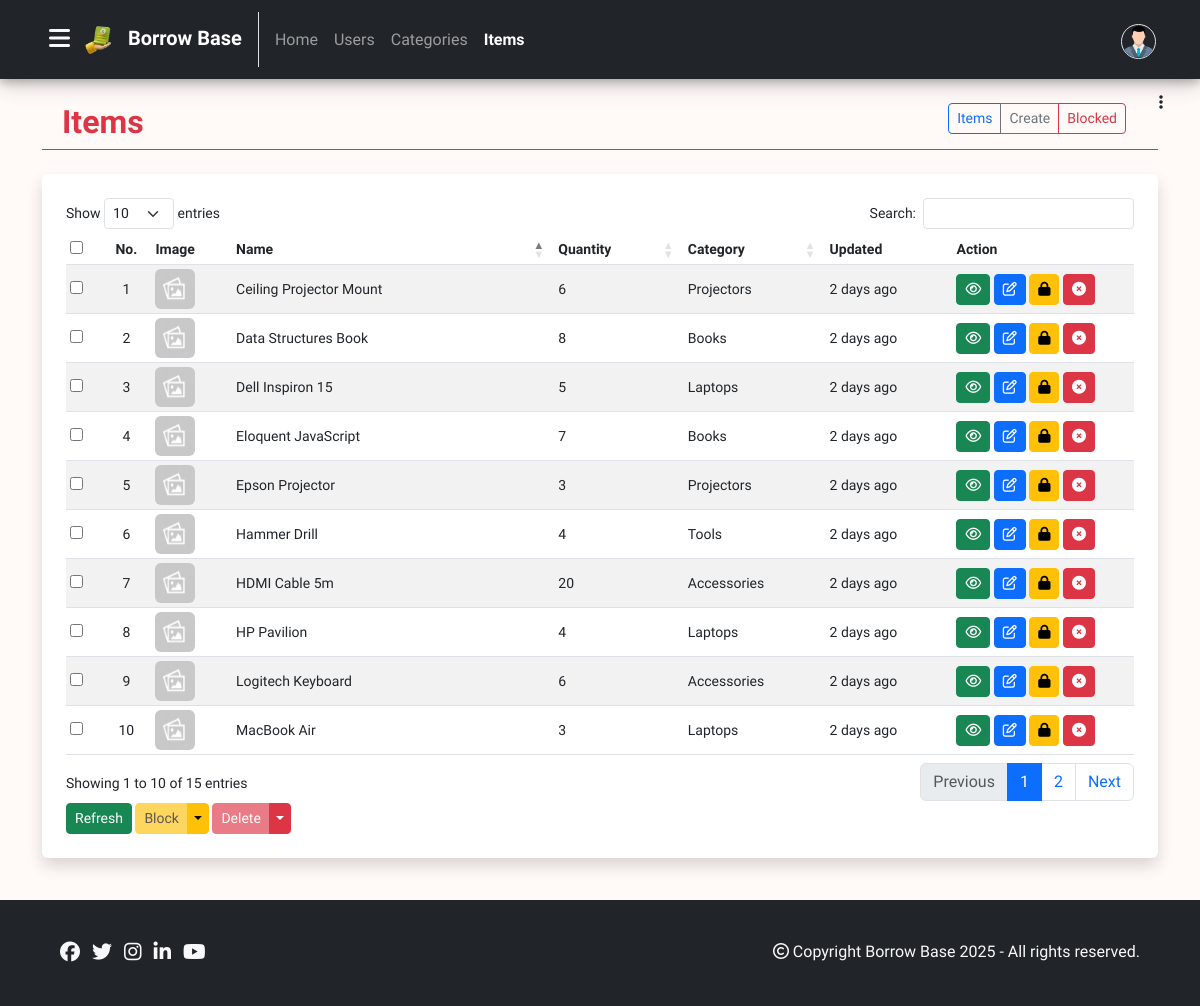
The app's page /admin/items/index.php (signed in) with its own data.
### tables this page shows
CREATE TABLE `items` (
  `id` INT(11) NOT NULL AUTO_INCREMENT PRIMARY KEY,
  `name` varchar(255) NOT NULL,
  `description` text NOT NULL,
  `quantity` int(11) NOT NULL,
  `category_id` int(11) DEFAULT NULL,
  `image` varchar(255) DEFAULT NULL,
  `status` tinyint(1) NOT NULL DEFAULT 1,
  `created_at` datetime NOT NULL DEFAULT current_timestamp(),
  `updated_at` datetime NOT NULL DEFAULT current_timestamp(),
  FOREIGN KEY (`category_id`) REFERENCES `categories`(`id`) ON DELETE SET NULL ON UPDATE CASCADE
);

CREATE TABLE `categories` (
  `id` INT(11) NOT NULL AUTO_INCREMENT PRIMARY KEY,
  `name` varchar(255) NOT NULL,
  `image` varchar(255) DEFAULT NULL,
  `status` tinyint(1) DEFAULT 1,
  `created_at` datetime NOT NULL DEFAULT current_timestamp(),
  `updated_at` datetime NOT NULL DEFAULT current_timestamp()
);

### admin/items/variables.php (called while the page is built, shortened)
<?php
$plural = "items";
?>

### logics/db.php (called while the page is built, shortened)
<?php
class db
{
	private $dbHost = "localhost";
	private $dbUser = "root";
	private $dbPassword = "";
	private $dbName = "borrow_base";
	private $mysqli = "";
	private $conn = false;
	public function __construct()
	{
		if(!$this->conn)
		{
			$this->mysqli = new mysqli($this->dbHost, $this->dbUser, $this->dbPassword, $this->dbName);
			$this->conn = true;
		}
		else
		{
			return true;
		}
	}
	public function executeSQL($query, $params, $select = false)
	{
	    if (!empty($params))
	    {
	        $bind_names = $this->dynamicallyBindParameters($query, $params);
			$query = $this->mysqli->prepare($query);
	        call_user_func_array(array($query,'bind_param'), $bind_names);
	        $query->execute();
	        if($select)
	        {
	        	$result = $query->get_result()->fetch_all(MYSQLI_ASSOC);
	    	}
	    	else
	    	{
	    		if($query->affected_rows > 0)
		        {
		        	$result = ["queryExecuted" => true, "affectedRows" => $query->affected_rows];
		        }
		        else
		        {
		        	$result = ["queryExecuted" => false, "affectedRows" => 0];
		        }
	    	}
	    }
	    else
	    {
	    	$query = $this->mysqli->prepare($query);
	        $query->execute();
	        if($select)
	        {
	        	$result = $query->get_result()->fetch_all(MYSQLI_ASSOC);
	    	}
	    }
	    return $result;
	}
	public function timestampToCustomHumanReadable($timestamp) {
        $currentTimestamp = time();
        $timeDifference = abs($currentTimestamp - $timestamp);
        $secondsPerMinute = 60;
        $secondsPerHour = $secondsPerMinute * 60;
        $secondsPerDay = $secondsPerHour * 24;
        $secondsPerWeek = $secondsPerDay * 7;
        $secondsPerMonth = $secondsPerDay * 30;
        $secondsPerYear = $secondsPerDay * 365;
        if ($timeDifference >= $secondsPerYear) {
            $years = floor($timeDifference / $secondsPerYear);
            return $years . " year" . ($years > 1 ? "s" : "") . " ago";
        } elseif ($timeDifference >= $secondsPerMonth) {
            $months = floor($timeDifference / $secondsPerMonth);
            return $months . " month" . ($months > 1 ? "s" : "") . " ago";
        } elseif ($timeDifference >= $secondsPerWeek) {
            $weeks = floor($timeDifference / $secondsPerWeek);
            return $weeks . " week" . ($weeks > 1 ? "s" : "") . " ago";
        } elseif ($timeDifference >= $secondsPerDay) {
            $days = floor($timeDifference / $secondsPerDay);
            return $days . " day" . ($days > 1 ? "s" : "") . " ago";
        } elseif ($timeDifference >= $secondsPerHour) {
            $hours = floor($timeDifference / $secondsPerHour);
            return $hours . " hour" . ($hours > 1 ? "s" : "") . " ago";
        } else {
            $minutes = floor($timeDifference / $secondsPerMinute);
            return $minutes . " minute" . ($minutes > 1 ? "s" : "") . " ago";
        }
    }
}
?>

### admin/includes/header.php (called while the page is built, shortened)
<?php
include('../../logics/db.php');
$obj = new db();
include('variables.php');
?>

### admin/items/index.php (the view, shortened to what this page needs)
<?php
    include('../includes/header.php');
    $datatable = true;
?>
<!DOCTYPE html>
<html lang="en">
<head>
    <?php include('../includes/head-contents.php'); ?>
</head>
<body>
    <?php include('../includes/admin-navbar.php'); ?>
    <?php include('../includes/admin-sidebar.php'); ?>
    <div class="container my-4">
        <div class="row px-2">
            <div class="col-4">
                <h2 class="text-danger fw-bold"><?php echo ucwords($plural); ?></h2>
            </div>
            <div class="col-8 text-end">
                <div class="btn-group" role="group" aria-label="Basic outlined example">
                    <a href="index.php" type="button" class="btn btn-sm btn-outline-primary"><?php echo ucwords($plural); ?></a>
                    <a href="create.php" type="button" class="btn btn-sm btn-outline-secondary">Create</a>
                    <a href="blocked.php" type="button" class="btn btn-sm btn-outline-danger">Blocked</a>
                </div>
            </div>
        </div>
        <hr class="text-danger opacity-100 my-0">
    </div>
    <div class="container">
        <div class="row">
        <div class="col">
            <div id="crudTable" class="shadow mb-5 p-4 rounded bg-white">
                <div class="table-responsive">
                    <table class="table table-striped table-sm" id="myTable">
                    <thead>
                        <tr>
                        <th><input type="checkbox" name="checkbox" id="checkAll"></th>
                        <th class="text-center">No.</th>
                        <th>Image</th>
                        <th>Name</th>
                        <th>Quantity</th>
                        <th>Category</th>
                        <th>Updated</th>
                        <th class="actionColumn">Action</th>
                        </tr>
                    </thead>
                    <tbody>
                    <?php
                    $paramList = [];
                    $sql = "SELECT i.*, c.name AS category FROM $plural i
                            INNER JOIN categories c ON c.id = i.category_id
                            WHERE i.status = 1 ORDER BY id DESC";
                    $result = $obj->executeSQL($sql, $paramList , true);
                    foreach($result as $row) {
                        ?>
                        <tr>
                        <td><input type="checkbox" name="checkbox"></td>
                        <td class="text-center"></td>
                        <?php $img = empty($row['image']) ? "../../images/placeholder.png" : "../uploads/".$plural."/" . $row['image']?>
                        <td><img src="<?php echo $img ?>" alt="image" class="crtudTableImage rounded"></td>
                        <td><?php echo $row["name"] ?><span class="d-none"><?php echo $row['id'] ?></span></td>
                        <td><?php echo $row["quantity"] ?></td>
                        <td><?php echo $row["category"] ?></td>
                        <?php $date = strtotime($row["updated_at"]); ?>
                        <td data-sort="<?php echo $row["updated_at"]; ?>"><?php echo $obj->timestampToCustomHumanReadable($date); ?></td>
                        <?php include('../includes/table-actions.php'); ?>
                        </tr>
                    <?php }?>
                    </tbody>
                    </table>
                    <?php include('../includes/table-options.php'); ?>
                </div>
            </div>
        </div>
        </div>
    </div>
    <?php include('../../includes/footer.php'); ?>
</body>
</html>

### admin/includes/head-contents.php (shortened to what this page needs)
<link href="../../css/bootstrap.min.css" rel="stylesheet">
<?php  if(isset($datatable) && $datatable == true) { ?>
<link rel="stylesheet" type="text/css" href="../../css/datatables.min.css">
<?php } ?>
<link href="../../css/style.css" rel="stylesheet">

### admin/includes/admin-navbar.php (shortened to what this page needs)
<?php
  $current_page = basename($_SERVER['PHP_SELF']);
  $folder = basename(dirname($_SERVER['PHP_SELF']));
?>
<nav class="navbar navbar-expand-md bg-dark navbar-dark box">
  <div class="container-fluid mx-4 my-1">
    <button class="btn float-end mt" data-bs-toggle="offcanvas" data-bs-target="#offcanvas" role="button">
        <span data-bs-toggle="tooltip" title="Menu" data-bs-placement="bottom" class="h4">
            <i class="fa-solid fa-bars text-light" data-bs-toggle="offcanvas" data-bs-target="#offcanvas"></i>
          </span>
    </button>
    <a class="navbar-brand fw-bold" href="../../index.php">
      <img src="../../images/logo.png" style="width: 32px;" alt="logo" class="me-2">
      <?php
        echo WEBSITE_NAME;
      ?>
    </a>
    <div class="collapse navbar-collapse" id="collapsibleNavbar">
      <ul class="navbar-nav w-100">
        <li class="nav-item mt-2 mb-1">
          <a class="nav-link <?php echo ($folder == 'home') ? 'active fw-bold' : '' ?>" href="../home/index.php">Home</a>
        </li>
         <li class="nav-item mt-2 mb-1">
          <a class="nav-link <?php echo ($folder == 'users') ? 'active fw-bold' : '' ?>" href="../users/index.php">Users</a>
        </li>
         <li class="nav-item mt-2 mb-1">
          <a class="nav-link <?php echo ($folder == 'categories') ? 'active fw-bold' : '' ?>" href="../categories/index.php">Categories</a>
        </li>
         <li class="nav-item mt-2 mb-1">
          <a class="nav-link <?php echo ($folder == 'items') ? 'active fw-bold' : '' ?>" href="../items/index.php">Items</a>
        </li>
        <?php
          if (isset($_SESSION['loggedin']) && $_SESSION['loggedin'] == true) { ?>
            <li class="dropdown ms-md-auto">
              <a class="nav-link login-btn <?php echo ($current_page == 'login.php') ? 'active' : '' ?>" id="navbarDropdown" role="button" data-bs-toggle="dropdown" aria-expanded="false" href="#">
                <?php
                  if(isset($_SESSION['userimage']) && $_SESSION['image'] != '')
                  {
                      $img = "../uploads/users/".$_SESSION['userimage'];
                  }
                  else
                  {
                    $img = "../../images/user.png";
                  }
                ?>
                <img src="<?php echo $img; ?>" class="navbarProfileImage rounded-circle border mt-1">
              </a>
            </li>
        <?php } else { ?>
          <li class="nav-item color-white ms-md-auto btn badge <?php echo ($current_page == 'login.php') ? 'btn-danger' : 'btn-outline-danger' ?>">
            <a class="nav-link login-btn <?php echo ($current_page == 'login.php') ? 'active' : '' ?>" href="../login.php">Login</a>
          </li>
        <?php } ?>
      </ul>
    </div>
  </div>
</nav>

### admin/includes/admin-sidebar.php (shortened to what this page needs)
<button class="btn float-end mt-1 me-4" data-bs-toggle="offcanvas" data-bs-target="#offcanvas" role="button">
    <span data-bs-toggle="tooltip" title="Menu" data-bs-placement="bottom">
        <i class="fa-solid fa-ellipsis-vertical" data-bs-toggle="offcanvas" data-bs-target="#offcanvas"></i>
    </span>
</button>

### admin/includes/table-actions.php (shortened to what this page needs)
<td>
    <?php
        $page = basename($_SERVER['PHP_SELF']);
        if($page == "index.php")
        { ?>
            <a href="view.php?id=<?php echo $row['id'] ?>" class="btn btn-success btn-sm p-1 px-2 icon-button" id="btnView">
            <i class="fa fa-eye" data-bs-toggle="tooltip" data-bs-placement="top" title="View"></i>
            </a>
            <a href="edit.php?id=<?php echo $row['id'] ?>" class="btn btn-primary btn-sm p-1 px-2 icon-button" id="btnEdit">
            <i class="fa fa-edit" data-bs-toggle="tooltip" data-bs-placement="top" title="Edit"></i>
            </a>
            <a href="#" class="block btn btn-warning btn-sm p-1 px-2 icon-button" data-id=<?php echo $row['id'] ?>>
            <i class="fa fa-lock" data-bs-toggle="tooltip" data-bs-placement="top" title="Block"></i>
            </a>
            <a href="#" class="delete btn btn-danger btn-sm p-1 px-2 icon-button" data-id=<?php echo $row['id'] ?>>
            <i class="fa fa-times-circle" data-bs-toggle="tooltip" data-bs-placement="top" title="Delete"></i>
            </a>
        <?php }
    ?>
</td>

### admin/includes/table-options.php (shortened to what this page needs)
<div class="tableOptions">
    <div class="btn-group btn-group-sm">
        <a type="button" class="btn btn-success" href="<?php echo $_SERVER['PHP_SELF'] ?>" id="refreshButton">Refresh</a>
    </div>
    <?php
        $page = basename($_SERVER['PHP_SELF']);
        if($page == "index.php")
        { ?>
            <div class="btn-group btn-group-sm">
                <a href="#" type="button" class="btn btn-warning disabled" id="blockSelected"
                data-bs-toggle="modal" data-bs-target="#blockSelectedModal">Block</a>
                <a type="button" class="btn btn-warning dropdown-toggle dropdown-toggle-split"
                data-bs-toggle="dropdown">
                </a>
            </div>
        <?php }
    ?>
    <div class="btn-group btn-group-sm">
        <a type="button" href="#" class="btn btn btn-danger disabled" id="deleteSelected"
        data-bs-toggle="modal" data-bs-target="#deleteSelectedModal">Delete</a>
        <a type="button" class="btn btn btn-danger dropdown-toggle dropdown-toggle-split"
        data-bs-toggle="dropdown">
        </a>
    </div>
</div>

### includes/footer.php
<div class="container-fluid bg-dark mt-5 footer">
	<div class="row">
		<div class="col-md-6">
			<p class="text-light px-5 py-md-4 text-md-start text-center mt-3">
				<a href="#" class="me-2 text-light h5" data-bs-toggle="tooltip" title="Facebook"><i class="fa-brands fa-facebook"></i></a>
				<a href="#" class="me-2 text-light h5" data-bs-toggle="tooltip" title="Twitter"><i class="fa-brands fa-twitter"></i></a>
				<a href="#" class="me-2 text-light h5" data-bs-toggle="tooltip" title="Instagram"><i class="fa-brands fa-instagram"></i></a>
				<a href="#" class="me-2 text-light h5" data-bs-toggle="tooltip" title="Linkedin"><i class="fa-brands fa-linkedin-in"></i></a>
				<a href="#" class="me-2 text-light h5" data-bs-toggle="tooltip" title="Youtube"><i class="fa-brands fa-youtube"></i></a>
			</p>
		</div>
		<div class="col-md-6">
			<p class="text-light px-5 py-md-4 text-md-end text-center mt-3">
				<i class="fa-regular fa-copyright"></i>
				Copyright <?php echo WEBSITE_NAME . " " . date('Y'); ?> - All rights reserved.
			</p>
		</div>
	</div>
</div>

### css/style.css (style rules this page uses)
* { font-family: 'Cabin', Helvetica, sans-serif; }
body { min-height: 100vh; position: relative; margin: 0; padding-bottom: 100px; box-sizing: border-box; background-color: #FFFAF8; }
.navbar .nav-item .nav-link::after { content: ''; display: block; width: 0; height: 2px; background: #fff; transition: width .3s; }
.navbarProfileImage { width: 35px; height: 35px; }
.box { box-shadow: 0 4px 8px 0 rgba(0, 0, 0, 0.2), 0 6px 20px 0 rgba(0, 0, 0, 0.19); }
.footer { position: absolute; bottom: 0; }
#crudTable { font-size: 14px; white-space: nowrap; }
#crudTable table .actionColumn { min-width: 100px; }
#crudTable table td { vertical-align: middle; }
#crudTable table a { padding:0px 5px; }
#crudTable input[type="checkbox"] { cursor: pointer; }
#crudTable .crtudTableImage { width: 40px; height: 40px; }

### records on screen
items: name "Ceiling Projector Mount", quantity "6", category.name "Projectors", updated_at "2 days ago"
items: name "Data Structures Book", quantity "8", category.name "Books", updated_at "2 days ago"
items: name "Hammer Drill", quantity "4", category.name "Tools", updated_at "2 days ago"
items: name "MacBook Air", quantity "3", category.name "Laptops", updated_at "2 days ago"
items: name "Logitech Keyboard", quantity "6", category.name "Accessories", updated_at "2 days ago"
items: name "Epson Projector", quantity "3", category.name "Projectors", updated_at "2 days ago"
items: name "Eloquent JavaScript", quantity "7", category.name "Books", updated_at "2 days ago"
items: name "HDMI Cable 5m", quantity "20", category.name "Accessories", updated_at "2 days ago"
items: name "HP Pavilion", quantity "4", category.name "Laptops", updated_at "2 days ago"
items: name "Dell Inspiron 15", quantity "5", category.name "Laptops", updated_at "2 days ago"

### other values on screen
WEBSITE_NAME "Borrow Base"
$plural "Items"
